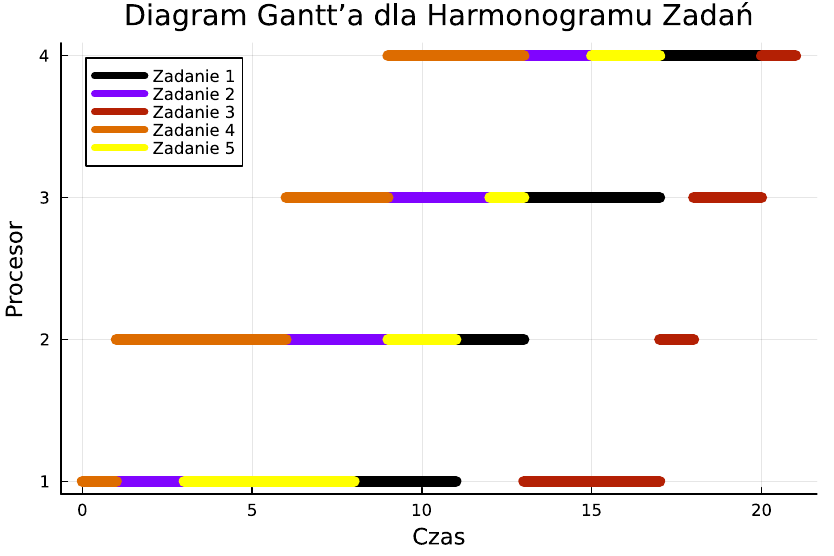

Reproduce this figure in Julia.
using JuMP, GLPK
using Plots

n = 5  # Liczba zadań
m = 4  # Liczba procesorów
# Czasy wykonania dla każdego zadania na każdym procesorze
times = [
    [3, 2, 4, 3],  # Czasy dla zadania 1 na procesorach P1, P2, ..., Pm
    [2, 3, 3, 2],  # Czasy dla zadania 2
    [4, 1, 2, 1],  # Czasy dla zadania 3
    [1, 5, 3, 4],  # Czasy dla zadania 4
    [5, 2, 1, 2]   # Czasy dla zadania 5
]

model = Model(GLPK.Optimizer)

@variable(model, x[1:n, 1:n], Bin)  # x[i, j] = 1, jeśli zadanie i jest na miejscu j
@variable(model, t_start[1:n, 1:m] >= 0)  # Czas rozpoczęcia zadania na każdym procesorze
@variable(model, t_end[1:n, 1:m] >= 0)  # Czas zakończenia zadania na każdym procesorze
@variable(model, Cmax)

# Każde zadanie musi być na jednej pozycji
for i in 1:n
    @constraint(model, sum(x[i, j] for j in 1:n) == 1)
end

# Na każdej pozycji musi być jedno zadanie
for j in 1:n
    @constraint(model, sum(x[i, j] for i in 1:n) == 1)
end

for j in 1:n
    for p in 1:m
        if p == 1
            if j == 1
                @constraint(model, t_start[j, p] == 0) # od razu rozpocznij pracę
            end
        else
            @constraint(model, t_start[j, p] >= t_end[j, p-1]) # rozpocznij pracę dopiero po zakończeniu pracy na poprzednim procesorze
        end
        if j > 1
            @constraint(model, t_start[j, p] >= t_end[j-1, p]) # rozpocznij pracę dopiero po zakończeniu pracy na poprzednim zadaniu
        end
        @constraint(model, t_end[j, p] == t_start[j, p] + sum(times[k][p] * x[k, j] for k in 1:n)) # obliczenie końca pracy
    end
end

@constraint(model, Cmax >= t_end[n, m])

@objective(model, Min, Cmax)

optimize!(model)

println("Minimalne Cmax = ", objective_value(model))
println("Kolejność zadań:")
for j in 1:n
    for i in 1:n
        if value(x[i, j]) > 0.9
            println("Pozycja ", j, ": Zadanie ", i)
        end
    end
end


# Ustalanie kolorów dla każdego zadania wykorzystując paletę kolorów
colors = palette(:gnuplot, n)

# Inicjalizacja wykresu
plot(title="Diagram Gantt’a dla Harmonogramu Zadań", xlabel="Czas", ylabel="Procesor", legend=true)

for i in 1:n
    for j in 1:n
        if value(x[i, j]) > 0.9  # Sprawdź, które zadanie jest na której pozycji
            for p in 1:m
                start_time = value(t_start[j, p])
                end_time = value(t_end[j, p])
                plot!([start_time, end_time], [p, p], line=(8, :solid, colors[i]), label="")
                if p == 1
                    plot!([0, 0], [1, 1], line=(8, :solid, colors[i]), label="Zadanie $i")
                end
            end
        end
    end
end

savefig("zad3.pdf")

